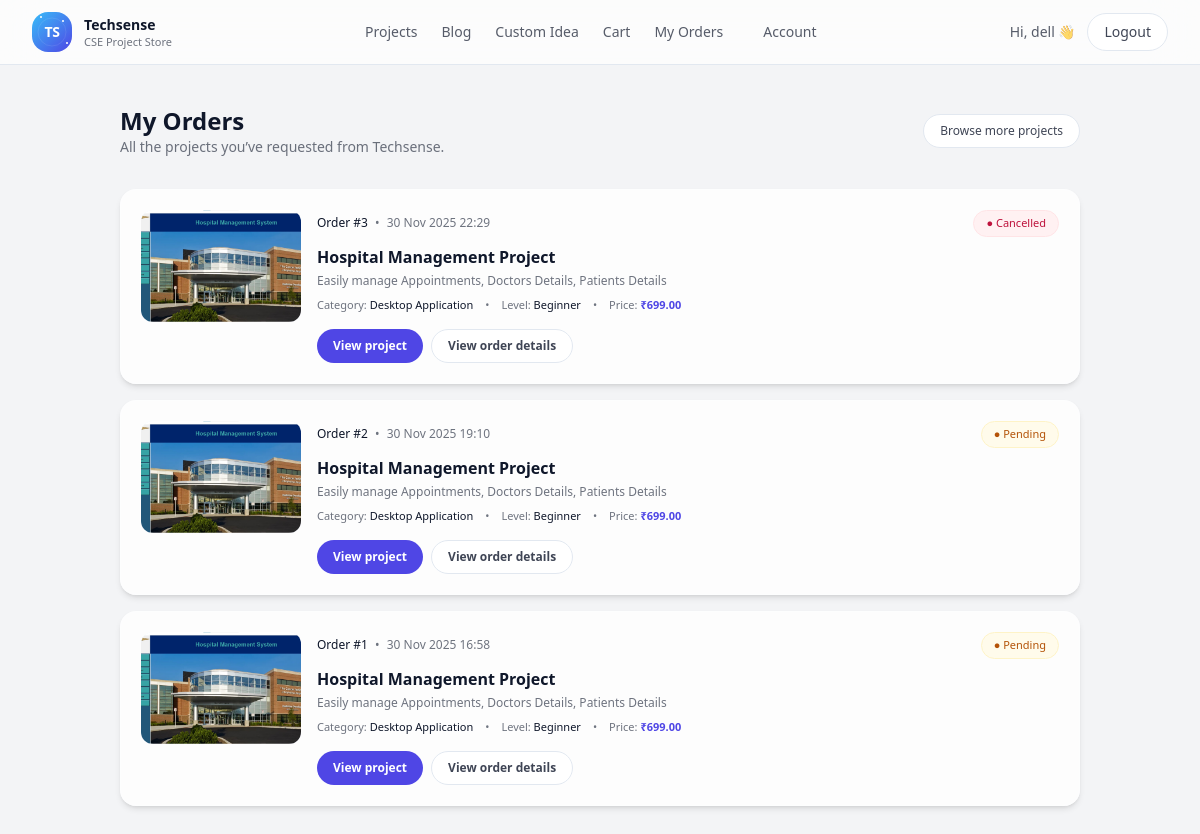
/my-orders/ (signed in), run on the app's committed database.
### store/models.py (models this page shows, shortened)
class Order(models.Model):
    STATUS_CHOICES = [
        ('pending', 'Pending'),
        ('contacted', 'Contacted'),
        ('completed', 'Completed'),
        ('cancelled', 'Cancelled'),
    ]
    user = models.ForeignKey(
        settings.AUTH_USER_MODEL,
        on_delete=models.CASCADE,
        related_name='orders'
    )
    project = models.ForeignKey(
        Project,
        on_delete=models.CASCADE,
        related_name='orders'
    )
    created_at = models.DateTimeField(auto_now_add=True)
    status = models.CharField(
        max_length=20,
        choices=STATUS_CHOICES,
        default='pending'
    )
    notes = models.TextField(blank=True)

class Project(models.Model):
    CATEGORY_CHOICES = [
        ('web', 'Web Development'),
        ('ml', 'Machine Learning / AI'),
        ('desktop', 'Desktop Application'),
        ('mobile', 'Mobile App'),
        ('iot', 'IoT / Hardware'),
        ('other', 'Other'),
    ]
    LEVEL_CHOICES = [
        ('beginner', 'Beginner'),
        ('intermediate', 'Intermediate'),
        ('advanced', 'Advanced'),
    ]
    title = models.CharField(max_length=200)
    slug = models.SlugField(unique=True)
    short_description = models.CharField(max_length=300)
    description = models.TextField()
    tech_stack = models.CharField(max_length=200)
    category = models.CharField(max_length=20, choices=CATEGORY_CHOICES, default='web')
    level = models.CharField(max_length=20, choices=LEVEL_CHOICES, default='beginner')
    duration_weeks = models.PositiveIntegerField(default=4, help_text="Approx. time to complete (in weeks)")
    price = models.DecimalField(max_digits=8, decimal_places=2)
    thumbnail = models.ImageField(upload_to='thumbnails/', blank=True, null=True)
    project_file = models.FileField(upload_to='projects/', blank=True, null=True)
    created_at = models.DateTimeField(auto_now_add=True)
    is_active = models.BooleanField(default=True)
    is_featured = models.BooleanField(default=True)

### store/views.py (the view)
# urls.py: path('my-orders/', views.my_orders, name='my_orders'),
@login_required
def my_orders(request):
    orders = Order.objects.filter(user=request.user).order_by("-created_at")
    return render(request, "store/my_orders.html", {"orders": orders})

### store/templates/store/my_orders.html (shortened to what this page needs)
{% extends "base.html" %}
{% block content %}
<div class="min-h-screen">
  <div class="max-w-5xl mx-auto px-4 sm:px-6 lg:px-8 py-10">
    <div class="mb-8 flex items-center justify-between gap-4">
      <div>
        <h1 class="text-2xl font-semibold text-[#0F172A]">My Orders</h1>
        <p class="text-sm text-[#0F172A]/60">
          All the projects you’ve requested from Techsense.
        </p>
      </div>
      <a href="{% url 'store:project_list' %}"
         class="hidden sm:inline-flex items-center px-4 py-2 rounded-full border border-slate-200 bg-white text-xs font-medium text-[#0F172A]/80 hover:bg-slate-50">
        Browse more projects
      </a>
    </div>
    {% if orders %}
      <div class="space-y-4">
        {% for order in orders %}
          <div class="bg-white/80 backdrop-blur-sm rounded-2xl border border-white/20 shadow-md hover:shadow-xl hover:-translate-y-0.5 transition flex flex-col sm:flex-row gap-4 p-4 sm:p-5">
            <div class="w-full sm:w-40 h-40 sm:h-28 rounded-xl overflow-hidden bg-gradient-to-br from-[#38BDF8]/10 to-[#4F46E5]/10 flex-shrink-0">
              {% if order.project.thumbnail %}
                <img src="{{ order.project.thumbnail.url }}"
                     alt="{{ order.project.title }}"
                     class="w-full h-full object-cover">
              {% else %}
                <div class="w-full h-full flex items-center justify-center text-xs text-slate-400 px-3 text-center">
                  No image uploaded for this project yet
                </div>
              {% endif %}
            </div>
            <div class="flex-1 min-w-0 flex flex-col gap-2">
              <div class="flex flex-wrap items-center justify-between gap-2">
                <div class="text-xs text-[#0F172A]/60">
                  <span class="font-medium text-[#0F172A]">Order #{{ order.id }}</span>
                  <span class="mx-1">•</span>
                  <span>{{ order.created_at|date:"d M Y H:i" }}</span>
                </div>
                {% if order.status == 'completed' %}
                  <span class="inline-flex items-center px-3 py-1 rounded-full bg-emerald-50 text-emerald-700 text-[11px] font-medium border border-emerald-100">
                    ● Completed
                  </span>
                {% elif order.status == 'cancelled' %}
                  <span class="inline-flex items-center px-3 py-1 rounded-full bg-rose-50 text-rose-700 text-[11px] font-medium border border-rose-100">
                    ● Cancelled
                  </span>
                {% else %}
                  <span class="inline-flex items-center px-3 py-1 rounded-full bg-amber-50 text-amber-700 text-[11px] font-medium border border-amber-100">
                    ● Pending
                  </span>
                {% endif %}
              </div>
              <div>
                <h2 class="text-sm sm:text-base font-semibold text-[#0F172A] truncate">
                  {{ order.project.title }}
                </h2>
                <p class="text-xs text-[#0F172A]/60 mt-1 line-clamp-2">
                  {{ order.project.short_description|default:order.project.description|truncatewords:20 }}
                </p>
              </div>
              <div class="flex flex-wrap items-center gap-3 text-[11px] text-[#0F172A]/60">
                <span>
                  Category:
                  <span class="font-medium text-[#0F172A]">
                    {{ order.project.get_category_display|default:order.project.category|capfirst }}
                  </span>
                </span>
                <span>•</span>
                <span>
                  Level:
                  <span class="font-medium text-[#0F172A]">
                    {{ order.project.get_level_display|default:order.project.level|capfirst }}
                  </span>
                </span>
                <span>•</span>
                <span>
                  Price:
                  <span class="font-semibold text-[#4F46E5]">
                    ₹{{ order.project.price }}
                  </span>
                </span>
              </div>
              <div class="mt-2 flex flex-wrap gap-2">
                <a href="{% url 'store:project_detail' order.project.slug %}"
                   class="inline-flex items-center px-4 py-2 rounded-full bg-[#4F46E5] text-white text-xs font-semibold hover:bg-[#4338CA]">
                  View project
                </a>
                <a href="{% url 'store:order_detail' order.id %}"
                   class="inline-flex items-center px-4 py-2 rounded-full border border-slate-200 bg-white text-xs font-semibold text-[#0F172A]/80 hover:bg-slate-50">
                  View order details
                </a>
              </div>
            </div>
          </div>
        {% endfor %}
      </div>
    {% endif %}
  </div>
</div>
{% endblock %}

### store/templates/base.html (shortened to what this page needs)
{% load static %}
<head>
  <script src="https://cdn.tailwindcss.com"></script>
  <link rel="stylesheet" href="{% static 'css/style.css' %}">
</head>
<body class="bg-[#F3F4F6] text-slate-900">
  <header class="border-b border-slate-200 bg-white/70 backdrop-blur-xl">
    <nav class="max-w-7xl mx-auto px-4 sm:px-6 lg:px-8 py-3 flex items-center justify-between gap-3">
      <a href="{% url 'store:home' %}" class="flex items-center gap-3 group">
        <div class="relative w-10 h-10 rounded-2xl overflow-hidden flex items-center justify-center bg-gradient-to-br from-[#38BDF8] to-[#4F46E5] group-hover:from-[#4F46E5] group-hover:to-[#38BDF8] transition-all duration-500">
          <div class="relative flex items-center justify-center w-full h-full">
            <span class="text-white font-bold text-sm tracking-tight relative z-10 animate-pulse group-hover:animate-none group-hover:scale-110 transition-transform duration-300">
              TS
            </span>
            <div class="absolute inset-0">
              <div class="absolute top-1 left-2 w-0.5 h-0.5 bg-white rounded-full animate-bounce" style="animation-delay: 0s"></div>
              <div class="absolute bottom-2 right-1 w-0.5 h-0.5 bg-white rounded-full animate-bounce" style="animation-delay: 0.2s"></div>
              <div class="absolute top-2 right-2 w-0.5 h-0.5 bg-white rounded-full animate-bounce" style="animation-delay: 0.4s"></div>
            </div>
          </div>
          <div class="absolute inset-0 rounded-2xl border-2 border-white/0 group-hover:border-white/20 transition-all duration-300"></div>
        </div>
        <div class="leading-tight">
          <span class="block text-sm font-semibold text-[#0F172A] group-hover:text-[#4F46E5] transition-colors duration-300">
            Techsense
          </span>
          <span class="block text-[11px] text-[#0F172A]/60 group-hover:text-[#4F46E5]/70 transition-colors duration-300">
            CSE Project Store
          </span>
        </div>
      </a>
      <div class="hidden md:flex items-center gap-6 text-sm font-medium text-[#0F172A]/70">
        <a href="{% url 'store:project_list' %}" class="hover:text-[#4F46E5] transition-colors">
          Projects
        </a>
        <a href="{% url 'store:blog_list' %}" class="hover:text-[#4F46E5] transition-colors">
          Blog
        </a>
        <a href="{% url 'store:contact' %}" class="hover:text-[#4F46E5] transition-colors">
          Custom Idea
        </a>
        <a href="{% url 'store:view_cart' %}" class="hover:text-[#4F46E5] transition-colors">
          Cart
        </a>
        {% if request.user.is_authenticated %}
        <a href="{% url 'store:my_orders' %}" class="hover:text-[#4F46E5] transition-colors">
          My Orders
        </a>
        {% endif %}
        {% if request.user.is_authenticated %}
        <a href="{% url 'store:account_dashboard' %}" class="hover:text-[#4F46E5] transition-colors ml-4">
          Account
        </a>
        {% endif %}
      </div>
      <div class="hidden md:flex items-center gap-3 text-sm">
        {% if request.user.is_authenticated %}
          <span class="text-[#0F172A]/70">
            Hi, {{ request.user.username|default:"Student" }} 👋
          </span>
          <a href="{% url 'store:logout' %}"
             class="px-4 py-2 rounded-full border border-slate-200 bg-white text-[#0F172A]/80 hover:bg-slate-50">
            Logout
          </a>
        {% endif %}
      </div>
    </nav>
  </header>
  <main>
    {% block content %}{% endblock %}
  </main>
</body>
</html>

### store/static/css/style.css (style rules this page uses)
body { margin: 0; background: var(--background); color: var(--foreground); }
h1 { font-size: var(--text-2xl); font-weight: var(--font-weight-medium); line-height: 1.5; }
h2 { font-size: var(--text-xl); font-weight: var(--font-weight-medium); line-height: 1.5; }
h4, p, label, button, input { font-size: var(--text-base); font-weight: var(--font-weight-normal); line-height: 1.5; }
*[class*="border-"] { border-color: var(--border); }
* { transition: background-color 0.3s ease, border-color 0.3s ease, color 0.3s ease; }

### data on the page
Order: project.thumbnail (picture), id "3", created_at "30 Nov 2025 22:29", status "● Cancelled", project "Hospital Management Project", project.short_description "Easily manage Appointments, Doctors Details, Patients Details", project.category "Desktop Application", project.level "Beginner", project.price "699.00"
Order: project.thumbnail (picture), id "2", created_at "30 Nov 2025 19:10", status "● Pending", project "Hospital Management Project", project.short_description "Easily manage Appointments, Doctors Details, Patients Details", project.category "Desktop Application", project.level "Beginner", project.price "699.00"
Order: project.thumbnail (picture), id "1", created_at "30 Nov 2025 16:58", status "● Pending", project "Hospital Management Project", project.short_description "Easily manage Appointments, Doctors Details, Patients Details", project.category "Desktop Application", project.level "Beginner", project.price "699.00"

### other printed values
{{ request.user.username|default:"Student" }} "dell"
